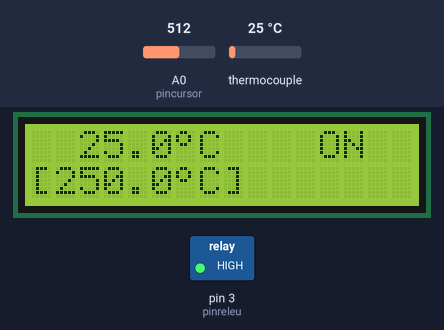
This sketch was run on a simulated Arduino Uno, built with avr-gcc and run on an emulated ATmega328P. On the bench: 16×2 character LCD, switched loads named in the sketch (green lamp = pin HIGH). The test bench sets the inputs (shaded band); at power-on: thermocouple 25 °C, A0 (pincursor) = 512.

Above: at 4.2 s.
4.3 s: thermocouple set to 245 °C
At 5.9 s:
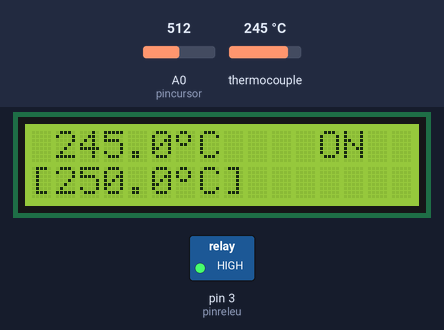
6.5 s: thermocouple set to 254 °C
At 7.8 s:
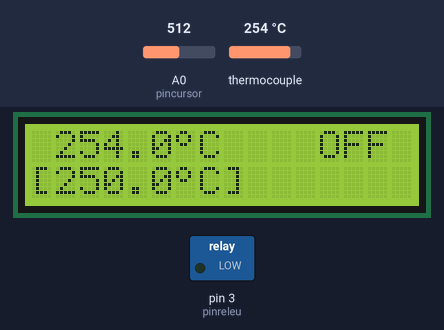
8.6 s: A0 (pincursor) set to 190
At 9.8 s:
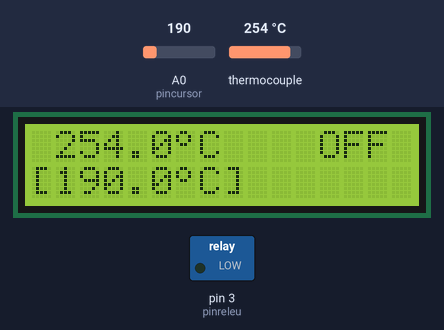
10.6 s: A0 (pincursor) set to 122
At 11.7 s:
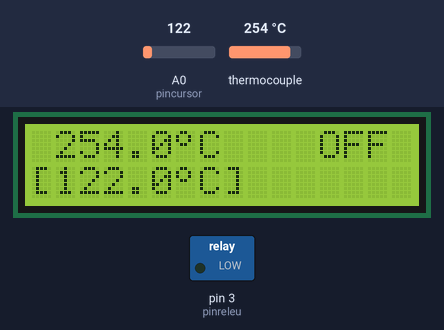
12.6 s: thermocouple set to 125 °C
At 13.6 s:
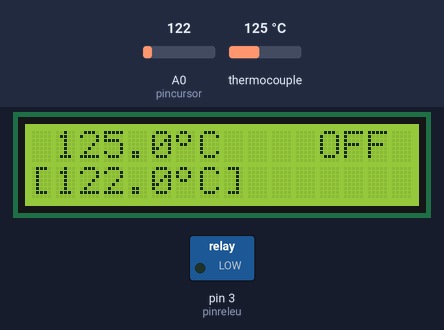
14.6 s: thermocouple set to 117 °C
At 15.5 s:
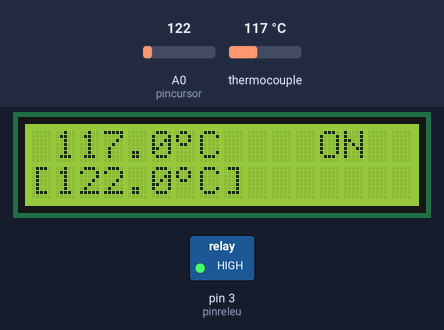
Timing chart, 0 to 17.6 s (numbered marks = the images above; inputs shaded):
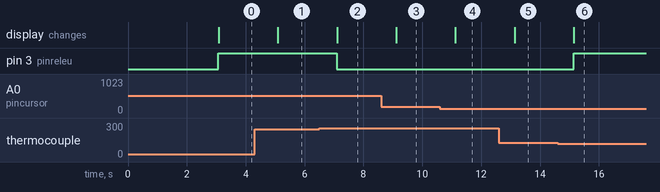

Measured:
- the behaviour switches between 250 and 251 °C on thermocouple (found by bisection; images 1 and 2)
- the behaviour switches between 121 and 120 °C on thermocouple (found by bisection; images 5 and 6)
- after the input at 4.3 s, the display: changes after 0.79 s (image 1)
- after the input at 6.5 s, pin 3 (pinreleu): HIGH → LOW after 0.60 s; the display: changes after 0.60 s (image 2)
- after the input at 8.6 s, the display: changes after 0.51 s (image 3)
- after the input at 10.6 s, the display: changes after 0.52 s (image 4)
- after the input at 12.6 s, the display: changes after 0.53 s (image 5)
- after the input at 14.6 s, pin 3 (pinreleu): LOW → HIGH after 0.54 s; the display: changes after 0.54 s (image 6)

The sketch:

thermostat_lcdthermocouple.ino
```cpp
// this example is public domain. enjoy!
// https://learn.adafruit.com/thermocouple/
// add thermostat function with potentiometer adjust by Nicu FLORICA (niq_ro) - Craiova, 7-Oct-2020

#include <max6675.h>  // https://github.com/adafruit/MAX6675-library
#include <LiquidCrystal.h>
#include <Wire.h>

int thermoDO = 4;
int thermoCS = 5;
int thermoCLK = 6;

MAX6675 thermocouple(thermoCLK, thermoCS, thermoDO);

LiquidCrystal lcd(8, 9, 10, 11, 12, 13);

// make a cute degree symbol
uint8_t degree[8]  = {140,146,146,140,128,128,128,128};

#define pincursor A0
float temperatura;
float temperaturadorita;
float histerezis = 1.;
#define pinreleu 3

#define atras HIGH
#define repaus LOW

/*
#define atras LOW
#define repaus HIGH
*/


void setup() {
  Serial.begin(9600);
  pinMode(pinreleu, OUTPUT);   // use Arduino pins
  digitalWrite(pinreleu, repaus);

  lcd.begin(16, 2);
  lcd.createChar(0, degree);
  lcd.clear();
  lcd.setCursor(0, 0);
  lcd.print("   Thermostat   ");
  lcd.setCursor(0, 0);
  lcd.print("  with MAX6675  ");
  delay(3000);  // wait
  lcd.clear();
   if (temperatura > temperaturadorita)
   {
    digitalWrite(pinreleu, repaus);
    lcd.setCursor(11,0);
    lcd.print("Relay");
    lcd.setCursor(11,0);
    lcd.print(" OFF ");
   }
   else
   {
    digitalWrite(pinreleu, atras);
    lcd.setCursor(11,0);
    lcd.print("Relay");
    lcd.setCursor(11,0);
    lcd.print(" ON  ");
   }
}

void loop() {
  temperatura = thermocouple.readCelsius();
  lcd.setCursor(1,0);
  if (temperatura < 100) lcd.print(" ");
  if (temperatura < 10) lcd.print(" ");
  lcd.print(temperatura,1);
  lcd.write((byte)0);
  lcd.print("C ");

 temperaturadorita = analogRead(pincursor);
 if (temperaturadorita > 200) temperaturadorita = 250;
  lcd.setCursor(0,1);
  lcd.print("[");
  if (temperaturadorita < 100) lcd.print(" ");
  if (temperaturadorita < 10) lcd.print(" ");
  lcd.print(temperaturadorita,1);
  lcd.write((byte)0);
  lcd.print("C]");

 if (temperatura > temperaturadorita)
 {
    digitalWrite(pinreleu, repaus);
    lcd.setCursor(11,0);
    lcd.print("Relay");
    lcd.setCursor(11,0);
    lcd.print(" OFF ");
 }
 if (temperatura < temperaturadorita - histerezis)
 {
    digitalWrite(pinreleu, atras);
    lcd.setCursor(11,0);
    lcd.print("Relay");
    lcd.setCursor(11,0);
    lcd.print(" ON  ");
 }

  delay(1000);
}
```
